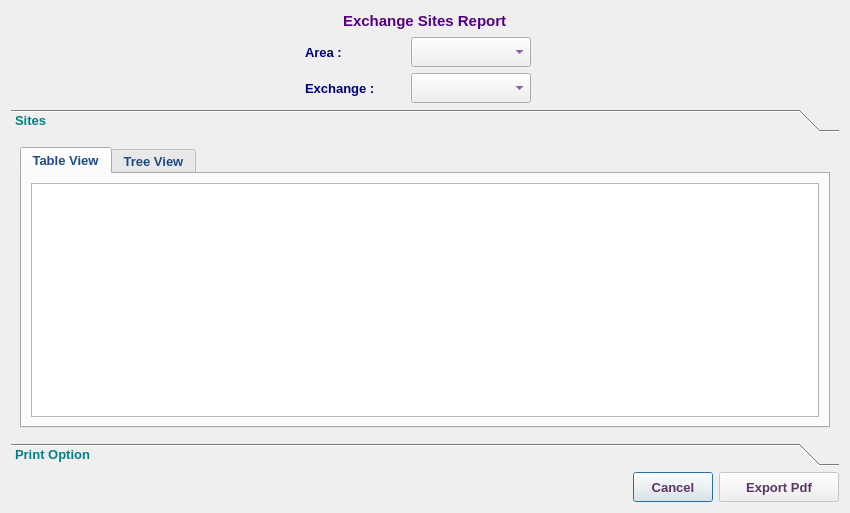
<?xml version="1.0" encoding="UTF-8"?>
<ui version="4.0">
 <class>ExchangeSitesReportDialog</class>
 <widget class="QDialog" name="ExchangeSitesReportDialog">
  <property name="geometry">
   <rect>
    <x>0</x>
    <y>0</y>
    <width>850</width>
    <height>513</height>
   </rect>
  </property>
  <property name="minimumSize">
   <size>
    <width>850</width>
    <height>500</height>
   </size>
  </property>
  <property name="font">
   <font>
    <family>Tahoma</family>
    <pointsize>10</pointsize>
   </font>
  </property>
  <property name="windowTitle">
   <string>Exchange Sites Report</string>
  </property>
  <property name="windowIcon">
   <iconset resource="../../../../image.qrc">
    <normaloff>:/Image/report.png</normaloff>:/Image/report.png</iconset>
  </property>
  <layout class="QVBoxLayout" name="verticalLayout">
   <item>
    <layout class="QHBoxLayout" name="horizontalLayout_2">
     <item>
      <spacer name="horizontalSpacer_3">
       <property name="font">
        <font>
         <family>Tahoma</family>
         <pointsize>10</pointsize>
        </font>
       </property>
       <property name="orientation">
        <enum>Qt::Horizontal</enum>
       </property>
       <property name="sizeHint" stdset="0">
        <size>
         <width>40</width>
         <height>20</height>
        </size>
       </property>
      </spacer>
     </item>
     <item>
      <widget class="QLabel" name="label_2">
       <property name="font">
        <font>
         <family>Tahoma</family>
         <pointsize>11</pointsize>
         <weight>75</weight>
         <bold>true</bold>
        </font>
       </property>
       <property name="styleSheet">
        <string notr="true">color: rgb(85, 0, 127);</string>
       </property>
       <property name="text">
        <string>Exchange Sites Report</string>
       </property>
      </widget>
     </item>
     <item>
      <spacer name="horizontalSpacer_2">
       <property name="font">
        <font>
         <family>Tahoma</family>
         <pointsize>10</pointsize>
        </font>
       </property>
       <property name="orientation">
        <enum>Qt::Horizontal</enum>
       </property>
       <property name="sizeHint" stdset="0">
        <size>
         <width>40</width>
         <height>20</height>
        </size>
       </property>
      </spacer>
     </item>
    </layout>
   </item>
   <item>
    <layout class="QHBoxLayout" name="horizontalLayout_9">
     <item>
      <layout class="QVBoxLayout" name="verticalLayout_3">
       <item>
        <layout class="QHBoxLayout" name="horizontalLayout">
         <item>
          <spacer name="horizontalSpacer_4">
           <property name="font">
            <font>
             <family>Tahoma</family>
             <pointsize>10</pointsize>
            </font>
           </property>
           <property name="orientation">
            <enum>Qt::Horizontal</enum>
           </property>
           <property name="sizeHint" stdset="0">
            <size>
             <width>40</width>
             <height>20</height>
            </size>
           </property>
          </spacer>
         </item>
         <item>
          <widget class="QLabel" name="label">
           <property name="minimumSize">
            <size>
             <width>100</width>
             <height>30</height>
            </size>
           </property>
           <property name="maximumSize">
            <size>
             <width>100</width>
             <height>30</height>
            </size>
           </property>
           <property name="font">
            <font>
             <family>Tahoma</family>
             <pointsize>10</pointsize>
             <weight>75</weight>
             <bold>true</bold>
            </font>
           </property>
           <property name="styleSheet">
            <string notr="true">color: rgb(0, 0, 127);</string>
           </property>
           <property name="text">
            <string>Area :</string>
           </property>
          </widget>
         </item>
         <item>
          <widget class="QComboBox" name="areaCB">
           <property name="minimumSize">
            <size>
             <width>120</width>
             <height>30</height>
            </size>
           </property>
           <property name="maximumSize">
            <size>
             <width>120</width>
             <height>30</height>
            </size>
           </property>
           <property name="font">
            <font>
             <family>Tahoma</family>
             <pointsize>10</pointsize>
             <weight>75</weight>
             <bold>true</bold>
            </font>
           </property>
           <property name="styleSheet">
            <string notr="true">color: rgb(85, 0, 127);</string>
           </property>
          </widget>
         </item>
         <item>
          <spacer name="horizontalSpacer_9">
           <property name="font">
            <font>
             <family>Tahoma</family>
             <pointsize>10</pointsize>
            </font>
           </property>
           <property name="orientation">
            <enum>Qt::Horizontal</enum>
           </property>
           <property name="sizeHint" stdset="0">
            <size>
             <width>40</width>
             <height>20</height>
            </size>
           </property>
          </spacer>
         </item>
        </layout>
       </item>
       <item>
        <layout class="QHBoxLayout" name="horizontalLayout_3">
         <item>
          <spacer name="horizontalSpacer_5">
           <property name="font">
            <font>
             <family>Tahoma</family>
             <pointsize>10</pointsize>
            </font>
           </property>
           <property name="orientation">
            <enum>Qt::Horizontal</enum>
           </property>
           <property name="sizeHint" stdset="0">
            <size>
             <width>40</width>
             <height>20</height>
            </size>
           </property>
          </spacer>
         </item>
         <item>
          <widget class="QLabel" name="allExchLbl_2">
           <property name="minimumSize">
            <size>
             <width>100</width>
             <height>30</height>
            </size>
           </property>
           <property name="maximumSize">
            <size>
             <width>100</width>
             <height>30</height>
            </size>
           </property>
           <property name="font">
            <font>
             <family>Tahoma</family>
             <pointsize>10</pointsize>
             <weight>75</weight>
             <bold>true</bold>
            </font>
           </property>
           <property name="styleSheet">
            <string notr="true">color: rgb(0, 0, 127);</string>
           </property>
           <property name="text">
            <string>Exchange :</string>
           </property>
          </widget>
         </item>
         <item>
          <widget class="QComboBox" name="abbrCB">
           <property name="minimumSize">
            <size>
             <width>120</width>
             <height>30</height>
            </size>
           </property>
           <property name="maximumSize">
            <size>
             <width>120</width>
             <height>30</height>
            </size>
           </property>
           <property name="font">
            <font>
             <family>Tahoma</family>
             <pointsize>10</pointsize>
             <weight>75</weight>
             <bold>true</bold>
            </font>
           </property>
           <property name="styleSheet">
            <string notr="true">color: rgb(85, 0, 127);</string>
           </property>
          </widget>
         </item>
         <item>
          <spacer name="horizontalSpacer">
           <property name="font">
            <font>
             <family>Tahoma</family>
             <pointsize>10</pointsize>
            </font>
           </property>
           <property name="orientation">
            <enum>Qt::Horizontal</enum>
           </property>
           <property name="sizeHint" stdset="0">
            <size>
             <width>40</width>
             <height>20</height>
            </size>
           </property>
          </spacer>
         </item>
        </layout>
       </item>
      </layout>
     </item>
     <item>
      <widget class="QLabel" name="label_3">
       <property name="font">
        <font>
         <family>Tahoma</family>
         <pointsize>10</pointsize>
        </font>
       </property>
       <property name="text">
        <string/>
       </property>
       <property name="pixmap">
        <pixmap resource="../../../../image.qrc">:/Image/exch.png</pixmap>
       </property>
      </widget>
     </item>
    </layout>
   </item>
   <item>
    <widget class="QToolBox" name="toolBox">
     <property name="font">
      <font>
       <weight>75</weight>
       <bold>true</bold>
      </font>
     </property>
     <property name="styleSheet">
      <string notr="true">color: rgb(4, 127, 135);</string>
     </property>
     <property name="currentIndex">
      <number>0</number>
     </property>
     <widget class="QWidget" name="page">
      <property name="geometry">
       <rect>
        <x>0</x>
        <y>0</y>
        <width>832</width>
        <height>289</height>
       </rect>
      </property>
      <attribute name="label">
       <string>Sites</string>
      </attribute>
      <layout class="QVBoxLayout" name="verticalLayout_7">
       <item>
        <widget class="QTabWidget" name="tabWidget">
         <property name="font">
          <font>
           <family>Tahoma</family>
           <pointsize>10</pointsize>
           <weight>75</weight>
           <bold>true</bold>
          </font>
         </property>
         <property name="styleSheet">
          <string notr="true">color: rgb(32, 74, 135);</string>
         </property>
         <property name="tabPosition">
          <enum>QTabWidget::North</enum>
         </property>
         <property name="tabShape">
          <enum>QTabWidget::Rounded</enum>
         </property>
         <property name="currentIndex">
          <number>0</number>
         </property>
         <property name="tabBarAutoHide">
          <bool>false</bool>
         </property>
         <widget class="QWidget" name="tableViewTab">
          <attribute name="title">
           <string>Table View</string>
          </attribute>
          <layout class="QVBoxLayout" name="verticalLayout_2">
           <item>
            <widget class="QTableView" name="reportTable">
             <property name="font">
              <font>
               <family>Tahoma</family>
               <pointsize>10</pointsize>
               <weight>50</weight>
               <bold>false</bold>
              </font>
             </property>
             <property name="styleSheet">
              <string notr="true">color: rgb(0, 0, 0);</string>
             </property>
             <property name="editTriggers">
              <set>QAbstractItemView::NoEditTriggers</set>
             </property>
             <property name="alternatingRowColors">
              <bool>true</bool>
             </property>
             <property name="selectionMode">
              <enum>QAbstractItemView::SingleSelection</enum>
             </property>
             <property name="selectionBehavior">
              <enum>QAbstractItemView::SelectRows</enum>
             </property>
            </widget>
           </item>
          </layout>
         </widget>
         <widget class="QWidget" name="treeViewTab">
          <attribute name="title">
           <string>Tree View</string>
          </attribute>
          <layout class="QVBoxLayout" name="verticalLayout_4">
           <item>
            <widget class="QScrollArea" name="scrollArea">
             <property name="font">
              <font>
               <family>Tahoma</family>
               <pointsize>10</pointsize>
              </font>
             </property>
             <property name="widgetResizable">
              <bool>true</bool>
             </property>
             <widget class="QWidget" name="scrollAreaWidgetContents">
              <property name="geometry">
               <rect>
                <x>0</x>
                <y>0</y>
                <width>790</width>
                <height>221</height>
               </rect>
              </property>
              <layout class="QVBoxLayout" name="verticalLayout_5">
               <item>
                <widget class="QTreeView" name="reportTree">
                 <property name="font">
                  <font>
                   <family>Tahoma</family>
                   <pointsize>10</pointsize>
                   <weight>50</weight>
                   <bold>false</bold>
                  </font>
                 </property>
                 <property name="styleSheet">
                  <string notr="true">color: rgb(0, 0, 0);</string>
                 </property>
                </widget>
               </item>
              </layout>
             </widget>
            </widget>
           </item>
          </layout>
         </widget>
        </widget>
       </item>
      </layout>
     </widget>
     <widget class="QWidget" name="page_2">
      <property name="geometry">
       <rect>
        <x>0</x>
        <y>0</y>
        <width>832</width>
        <height>289</height>
       </rect>
      </property>
      <attribute name="label">
       <string>Print Option</string>
      </attribute>
      <layout class="QVBoxLayout" name="verticalLayout_6">
       <item>
        <layout class="QHBoxLayout" name="horizontalLayout_4">
         <item>
          <widget class="QLabel" name="label_4">
           <property name="minimumSize">
            <size>
             <width>150</width>
             <height>30</height>
            </size>
           </property>
           <property name="maximumSize">
            <size>
             <width>100</width>
             <height>30</height>
            </size>
           </property>
           <property name="font">
            <font>
             <family>Tahoma</family>
             <pointsize>10</pointsize>
             <weight>75</weight>
             <bold>true</bold>
            </font>
           </property>
           <property name="styleSheet">
            <string notr="true">color: rgb(0, 0, 127);</string>
           </property>
           <property name="text">
            <string>Paper Size:</string>
           </property>
          </widget>
         </item>
         <item>
          <widget class="QComboBox" name="paperCB">
           <property name="minimumSize">
            <size>
             <width>100</width>
             <height>30</height>
            </size>
           </property>
           <property name="maximumSize">
            <size>
             <width>100</width>
             <height>30</height>
            </size>
           </property>
           <property name="font">
            <font>
             <family>Tahoma</family>
             <pointsize>10</pointsize>
             <weight>75</weight>
             <bold>true</bold>
            </font>
           </property>
           <property name="styleSheet">
            <string notr="true">color: rgb(85, 0, 127);</string>
           </property>
          </widget>
         </item>
         <item>
          <widget class="QLabel" name="label_5">
           <property name="minimumSize">
            <size>
             <width>150</width>
             <height>30</height>
            </size>
           </property>
           <property name="maximumSize">
            <size>
             <width>210</width>
             <height>30</height>
            </size>
           </property>
           <property name="font">
            <font>
             <family>Tahoma</family>
             <pointsize>10</pointsize>
             <weight>75</weight>
             <bold>true</bold>
            </font>
           </property>
           <property name="styleSheet">
            <string notr="true">color: rgb(0, 0, 127);</string>
           </property>
           <property name="text">
            <string>Compression Factor:</string>
           </property>
           <property name="alignment">
            <set>Qt::AlignRight|Qt::AlignTrailing|Qt::AlignVCenter</set>
           </property>
          </widget>
         </item>
         <item>
          <widget class="QSpinBox" name="compressSB">
           <property name="minimumSize">
            <size>
             <width>70</width>
             <height>30</height>
            </size>
           </property>
           <property name="maximumSize">
            <size>
             <width>70</width>
             <height>30</height>
            </size>
           </property>
           <property name="font">
            <font>
             <family>Tahoma</family>
             <pointsize>10</pointsize>
             <weight>75</weight>
             <bold>true</bold>
            </font>
           </property>
           <property name="styleSheet">
            <string notr="true">color: rgb(85, 0, 127);</string>
           </property>
           <property name="minimum">
            <number>30</number>
           </property>
           <property name="maximum">
            <number>200</number>
           </property>
           <property name="value">
            <number>100</number>
           </property>
          </widget>
         </item>
         <item>
          <widget class="QLabel" name="label_6">
           <property name="minimumSize">
            <size>
             <width>100</width>
             <height>30</height>
            </size>
           </property>
           <property name="maximumSize">
            <size>
             <width>200</width>
             <height>30</height>
            </size>
           </property>
           <property name="font">
            <font>
             <family>Tahoma</family>
             <pointsize>10</pointsize>
             <weight>75</weight>
             <bold>true</bold>
            </font>
           </property>
           <property name="styleSheet">
            <string notr="true">color: rgb(0, 0, 127);</string>
           </property>
           <property name="text">
            <string>Orientation:</string>
           </property>
           <property name="alignment">
            <set>Qt::AlignRight|Qt::AlignTrailing|Qt::AlignVCenter</set>
           </property>
          </widget>
         </item>
         <item>
          <widget class="QComboBox" name="orientationCB">
           <property name="sizePolicy">
            <sizepolicy hsizetype="Preferred" vsizetype="Preferred">
             <horstretch>0</horstretch>
             <verstretch>0</verstretch>
            </sizepolicy>
           </property>
           <property name="minimumSize">
            <size>
             <width>180</width>
             <height>30</height>
            </size>
           </property>
           <property name="maximumSize">
            <size>
             <width>180</width>
             <height>30</height>
            </size>
           </property>
           <property name="font">
            <font>
             <family>Tahoma</family>
             <pointsize>10</pointsize>
             <weight>75</weight>
             <bold>true</bold>
            </font>
           </property>
           <property name="styleSheet">
            <string notr="true">color: rgb(85, 0, 127);</string>
           </property>
          </widget>
         </item>
         <item>
          <spacer name="horizontalSpacer_7">
           <property name="orientation">
            <enum>Qt::Horizontal</enum>
           </property>
           <property name="sizeHint" stdset="0">
            <size>
             <width>5</width>
             <height>20</height>
            </size>
           </property>
          </spacer>
         </item>
        </layout>
       </item>
       <item>
        <layout class="QHBoxLayout" name="horizontalLayout_6">
         <item>
          <widget class="QLabel" name="label_7">
           <property name="minimumSize">
            <size>
             <width>150</width>
             <height>30</height>
            </size>
           </property>
           <property name="maximumSize">
            <size>
             <width>180</width>
             <height>30</height>
            </size>
           </property>
           <property name="font">
            <font>
             <family>Tahoma</family>
             <pointsize>10</pointsize>
             <weight>75</weight>
             <bold>true</bold>
            </font>
           </property>
           <property name="styleSheet">
            <string notr="true">color: rgb(0, 0, 127);</string>
           </property>
           <property name="text">
            <string>Site Name Font Size:</string>
           </property>
          </widget>
         </item>
         <item>
          <widget class="QSpinBox" name="fontSiteSB">
           <property name="minimumSize">
            <size>
             <width>70</width>
             <height>30</height>
            </size>
           </property>
           <property name="maximumSize">
            <size>
             <width>70</width>
             <height>30</height>
            </size>
           </property>
           <property name="font">
            <font>
             <family>Tahoma</family>
             <pointsize>10</pointsize>
             <weight>75</weight>
             <bold>true</bold>
            </font>
           </property>
           <property name="styleSheet">
            <string notr="true">color: rgb(85, 0, 127);</string>
           </property>
           <property name="minimum">
            <number>8</number>
           </property>
           <property name="maximum">
            <number>20</number>
           </property>
           <property name="value">
            <number>12</number>
           </property>
          </widget>
         </item>
         <item>
          <widget class="QLabel" name="label_9">
           <property name="minimumSize">
            <size>
             <width>100</width>
             <height>30</height>
            </size>
           </property>
           <property name="maximumSize">
            <size>
             <width>100</width>
             <height>30</height>
            </size>
           </property>
           <property name="font">
            <font>
             <family>Tahoma</family>
             <pointsize>10</pointsize>
             <weight>75</weight>
             <bold>true</bold>
            </font>
           </property>
           <property name="styleSheet">
            <string notr="true">color: rgb(0, 0, 127);</string>
           </property>
           <property name="text">
            <string>Font Style :</string>
           </property>
           <property name="alignment">
            <set>Qt::AlignRight|Qt::AlignTrailing|Qt::AlignVCenter</set>
           </property>
          </widget>
         </item>
         <item>
          <widget class="QComboBox" name="fontStyleCB">
           <property name="minimumSize">
            <size>
             <width>110</width>
             <height>30</height>
            </size>
           </property>
           <property name="maximumSize">
            <size>
             <width>120</width>
             <height>30</height>
            </size>
           </property>
           <property name="font">
            <font>
             <family>Tahoma</family>
             <pointsize>10</pointsize>
             <weight>75</weight>
             <bold>true</bold>
            </font>
           </property>
           <property name="styleSheet">
            <string notr="true">color: rgb(85, 0, 127);</string>
           </property>
          </widget>
         </item>
         <item>
          <spacer name="horizontalSpacer_8">
           <property name="font">
            <font>
             <family>Tahoma</family>
             <pointsize>10</pointsize>
            </font>
           </property>
           <property name="orientation">
            <enum>Qt::Horizontal</enum>
           </property>
           <property name="sizeHint" stdset="0">
            <size>
             <width>40</width>
             <height>20</height>
            </size>
           </property>
          </spacer>
         </item>
        </layout>
       </item>
       <item>
        <widget class="QLineEdit" name="customInfoLE">
         <property name="minimumSize">
          <size>
           <width>0</width>
           <height>40</height>
          </size>
         </property>
         <property name="maximumSize">
          <size>
           <width>16777215</width>
           <height>40</height>
          </size>
         </property>
         <property name="font">
          <font>
           <family>Tahoma</family>
           <pointsize>10</pointsize>
           <weight>75</weight>
           <bold>true</bold>
          </font>
         </property>
         <property name="styleSheet">
          <string notr="true">color: rgb(85, 0, 127);</string>
         </property>
         <property name="placeholderText">
          <string>Custom Information</string>
         </property>
        </widget>
       </item>
       <item>
        <spacer name="verticalSpacer">
         <property name="orientation">
          <enum>Qt::Vertical</enum>
         </property>
         <property name="sizeHint" stdset="0">
          <size>
           <width>20</width>
           <height>144</height>
          </size>
         </property>
        </spacer>
       </item>
      </layout>
     </widget>
    </widget>
   </item>
   <item>
    <layout class="QHBoxLayout" name="horizontalLayout_5">
     <item>
      <spacer name="horizontalSpacer_6">
       <property name="font">
        <font>
         <family>Tahoma</family>
         <pointsize>10</pointsize>
        </font>
       </property>
       <property name="orientation">
        <enum>Qt::Horizontal</enum>
       </property>
       <property name="sizeHint" stdset="0">
        <size>
         <width>40</width>
         <height>20</height>
        </size>
       </property>
      </spacer>
     </item>
     <item>
      <widget class="QPushButton" name="cancelBtn">
       <property name="minimumSize">
        <size>
         <width>80</width>
         <height>30</height>
        </size>
       </property>
       <property name="maximumSize">
        <size>
         <width>80</width>
         <height>30</height>
        </size>
       </property>
       <property name="font">
        <font>
         <family>Tahoma</family>
         <pointsize>10</pointsize>
         <weight>75</weight>
         <bold>true</bold>
        </font>
       </property>
       <property name="styleSheet">
        <string notr="true">color: rgb(92, 53, 102);</string>
       </property>
       <property name="text">
        <string>Cancel</string>
       </property>
      </widget>
     </item>
     <item>
      <widget class="QPushButton" name="okBtn">
       <property name="enabled">
        <bool>false</bool>
       </property>
       <property name="minimumSize">
        <size>
         <width>120</width>
         <height>30</height>
        </size>
       </property>
       <property name="maximumSize">
        <size>
         <width>180</width>
         <height>30</height>
        </size>
       </property>
       <property name="font">
        <font>
         <family>Tahoma</family>
         <pointsize>10</pointsize>
         <weight>75</weight>
         <bold>true</bold>
        </font>
       </property>
       <property name="styleSheet">
        <string notr="true">color: rgb(92, 53, 102);</string>
       </property>
       <property name="text">
        <string>Export Pdf</string>
       </property>
       <property name="icon">
        <iconset resource="../../../../image.qrc">
         <normaloff>:/Image/pdf.png</normaloff>:/Image/pdf.png</iconset>
       </property>
       <property name="iconSize">
        <size>
         <width>20</width>
         <height>24</height>
        </size>
       </property>
      </widget>
     </item>
    </layout>
   </item>
  </layout>
 </widget>
 <tabstops>
  <tabstop>areaCB</tabstop>
  <tabstop>abbrCB</tabstop>
  <tabstop>reportTable</tabstop>
  <tabstop>paperCB</tabstop>
  <tabstop>compressSB</tabstop>
  <tabstop>orientationCB</tabstop>
  <tabstop>fontSiteSB</tabstop>
  <tabstop>fontStyleCB</tabstop>
  <tabstop>okBtn</tabstop>
  <tabstop>cancelBtn</tabstop>
  <tabstop>reportTree</tabstop>
  <tabstop>scrollArea</tabstop>
 </tabstops>
 <resources>
  <include location="../../../../image.qrc"/>
 </resources>
 <connections/>
</ui>
